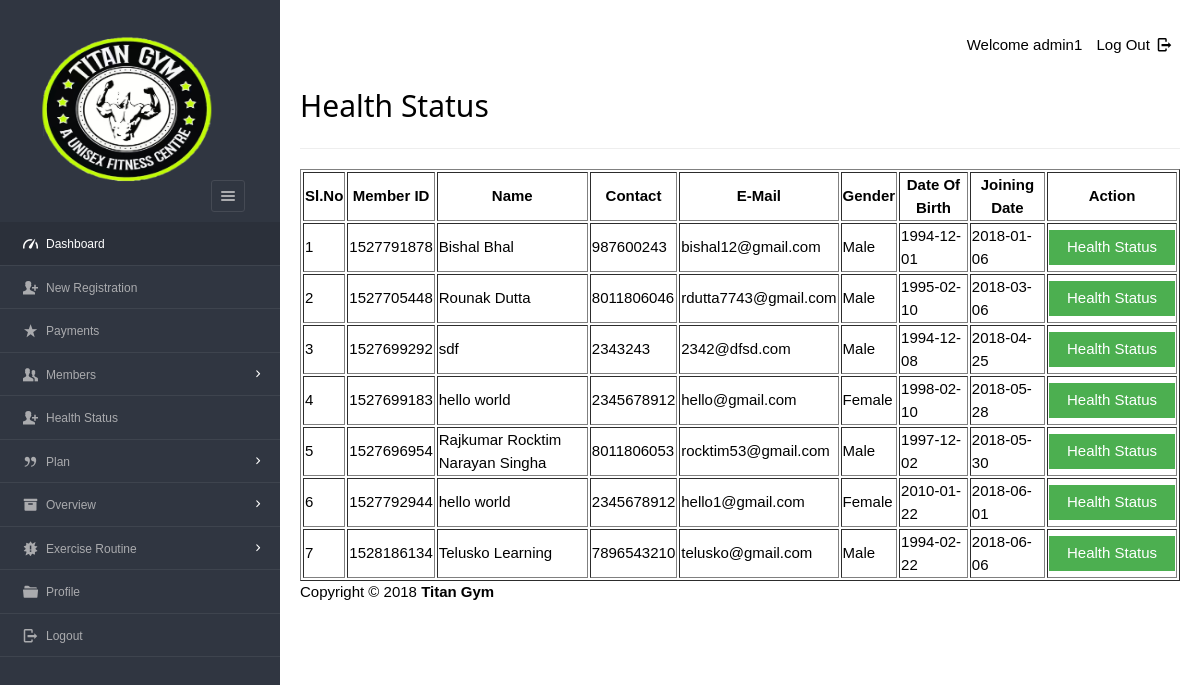
Page /Files/dashboard/admin/new_health_status.php (signed in) on the earlier database version.
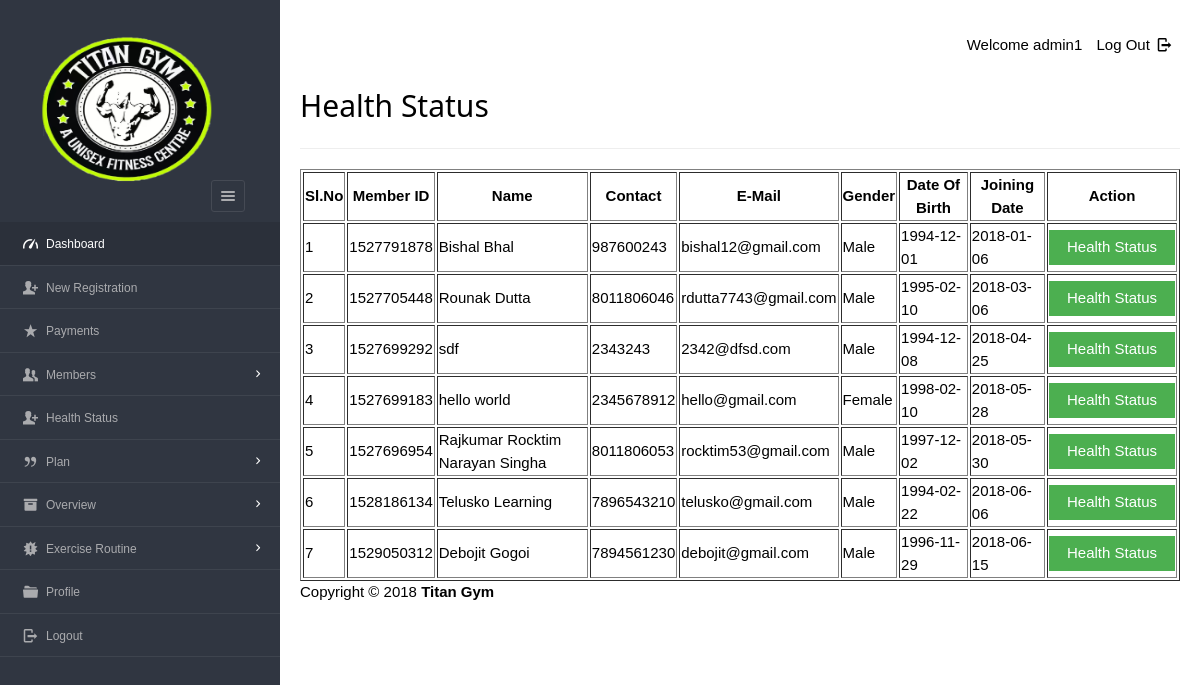
Same page on the later database version.
### tables this page shows
CREATE TABLE `enrolls_to`  (
  `et_id` int(5) NOT NULL AUTO_INCREMENT,
  `pid` varchar(8) NOT NULL,
  `uid` varchar(20) NOT NULL,
  `paid_date` varchar(15) NULL DEFAULT NULL,
  `expire` varchar(15) NULL DEFAULT NULL,
  `renewal` varchar(15) NULL DEFAULT NULL,
  PRIMARY KEY (`et_id`) USING BTREE,
  INDEX `user_ID`(`uid`) USING BTREE,
  INDEX `plan_ID_idx`(`pid`) USING BTREE,
  CONSTRAINT `plan_ID` FOREIGN KEY (`pid`) REFERENCES `plan` (`pid`) ON DELETE NO ACTION ON UPDATE NO ACTION,
  CONSTRAINT `user_ID` FOREIGN KEY (`uid`) REFERENCES `users` (`userid`) ON DELETE CASCADE ON UPDATE NO ACTION
);

CREATE TABLE `users`  (
  `userid` varchar(20) NOT NULL,
  `username` varchar(40) NOT NULL,
  `gender` varchar(8) NOT NULL,
  `mobile` varchar(20) NOT NULL,
  `email` varchar(20) NOT NULL,
  `dob` varchar(10) NOT NULL,
  `joining_date` varchar(10) NOT NULL,
  PRIMARY KEY (`userid`) USING BTREE,
  UNIQUE INDEX `email`(`email`) USING BTREE,
  INDEX `userid`(`userid`) USING BTREE
);

### Files/dashboard/admin/new_health_status.php (the view, shortened to what this page needs)
<?php
require '../../include/db_conn.php';
?>
<!DOCTYPE html>
<html lang="en">
<head>
  <link rel="stylesheet" href="../../css/style.css"  id="style-resource-5">
    <link rel="stylesheet" href="../../css/dashMain.css">
    <link rel="stylesheet" type="text/css" href="../../css/entypo.css">
	<link href="a1style.css" rel="stylesheet" type="text/css">
</head>
     <body class="page-body  page-fade" onload="collapseSidebar()">
    	<div class="page-container sidebar-collapsed" id="navbarcollapse">
		<div class="sidebar-menu">
			<header class="logo-env">
			<div class="logo">
				<a href="main.php">
					<img src="../../images/logo.png" alt="" width="192" height="80" />
				</a>
			</div>
					<div class="sidebar-collapse" onclick="collapseSidebar()">
				<a href="#" class="sidebar-collapse-icon with-animation">
					<i class="entypo-menu"></i>
				</a>
			</div>
			</header>
    		<?php include('nav.php'); ?>
    	</div>
    		<div class="main-content">
				<div class="row">
					<div class="col-md-6 col-sm-8 clearfix">
					</div>
					<div class="col-md-6 col-sm-4 clearfix hidden-xs">
						<ul class="list-inline links-list pull-right">
							<li>Welcome <?php echo $_SESSION['full_name']; ?>
							</li>
							<li>
								<a href="logout.php">
									Log Out <i class="entypo-logout right"></i>
								</a>
							</li>
						</ul>
					</div>
				</div>
		<h2>Health Status</h2>
		<hr />
		<table class="table table-bordered datatable" id="table-1" border=1>
			<thead>
				<tr><h2>
					<th>Sl.No</th>
					<th>Member ID</th>
					<th>Name</th>
					<th>Contact</th>
					<th>E-Mail</th>
					<th>Gender</th>
					<th>Date Of Birth</th>
					<th>Joining Date</th>
					<th>Action</th></h2>
				</tr>
			</thead>
				<tbody>
						<?php
							$query  = "select * from users ORDER BY joining_date";
							$result = mysqli_query($con, $query);
							$sno    = 1;
							if (mysqli_affected_rows($con) != 0) {
							    while ($row = mysqli_fetch_array($result, MYSQLI_ASSOC)) {
							        $uid   = $row['userid'];
							        $query1  = "select * from enrolls_to WHERE uid='$uid' AND renewal='yes'";
							        $result1 = mysqli_query($con, $query1);
							        if (mysqli_affected_rows($con) == 1) {
							            while ($row1 = mysqli_fetch_array($result1, MYSQLI_ASSOC)) {
							                echo "<tr><td>".$sno."</td>";
							                echo "<td>" . $row['userid'] . "</td>";
							                echo "<td>" . $row['username'] . "</td>";
							                echo "<td>" . $row['mobile'] . "</td>";
							                echo "<td>" . $row['email'] . "</td>";
							                echo "<td>" . $row['gender'] . "</td>";
							                echo "<td>" . $row['dob'] . "</td>";
							                echo "<td>" . $row['joining_date'] ."</td>";
							                $uname=$row['username'];
							       			$udob=$row['dob'];
							        		$ujoing=$row['joining_date'];
							        		$ugender=$row['gender'];
							                $sno++;
							                echo "<td><form action='health_status_entry.php' method='post'><input type='hidden' name='uid' value='" . $uid . "'/>
							                <input type='hidden' name='uname' value='" . $uname . "'/>
							                <input type='hidden' name='udob' value='" . $udob . "'/>
							                <input type='hidden' name='ujoin' value='" . $ujoing . "'/>
							                <input type='hidden' name='ugender' value='" . $ugender . "'/><input type='submit' class='a1-btn a1-green' id='button1' value='Health Status' class='btn btn-info'/></form></td></tr>";
							            }
							        }
							    }
							}
						?>
					</tbody>
				</table>
			<?php include('footer.php'); ?>
    	</div>
    </body>
</html>

Differences in the rows shown:
removed enrolls_to: uid.userid "1527792944", uid.username "hello world", uid.mobile "2345678912", uid.email "hello1@gmail.com", uid.gender "Female", uid.dob "2010-01-22", uid.joining_date "2018-06-01"
added enrolls_to: uid.userid "1529050312", uid.username "Debojit Gogoi", uid.mobile "7894561230", uid.email "debojit@gmail.com", uid.gender "Male", uid.dob "1996-11-29", uid.joining_date "2018-06-15"
